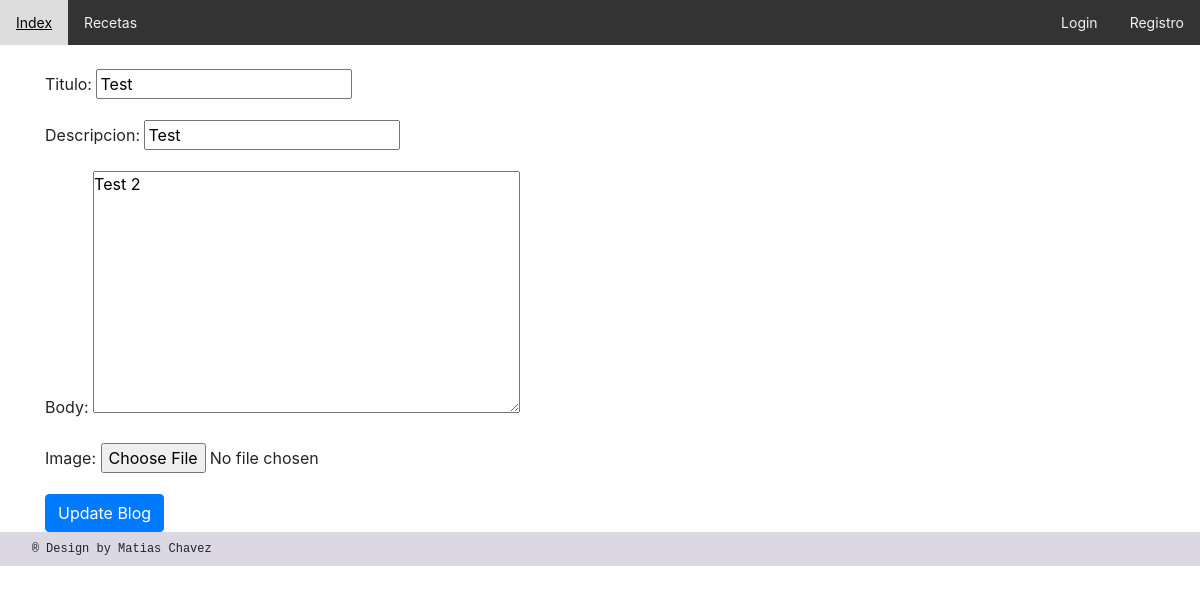
The page /AppGlobal/edit_blog_post/test/ on the database its author committed.
### AppGlobal/models.py (models this page shows, shortened)
class Blog(models.Model):
   titulo = models.CharField(max_length=60, unique=True)
   slug = AutoSlugField(populate_from='titulo',editable=True, always_update=True)
   descripcion = models.CharField(max_length=120, unique=True)
   body = models.TextField()
   publish_date = models.DateTimeField(auto_now_add=True)
   image = models.ImageField(upload_to='imagenes', null = True, blank = True)
   author= models.ForeignKey(User, on_delete=models.CASCADE, default = '0')

### AppGlobal/views.py (the view)
# urls.py: path("edit_blog_post/<str:slug>/", UpdatePostView.as_view(), name="edit_blog_post"),
class UpdatePostView(UpdateView):
    model = Blog
    template_name = 'edit_blog_post.html'
    fields = ['titulo', 'descripcion', 'body', 'image']
    success_url = "/AppGlobal/blogs"

### AppGlobal/templates/edit_blog_post.html (shortened to what this page needs)
{% extends 'index.html' %}
{% block body %}
<form enctype="multipart/form-data" method="POST"> {% csrf_token %}
<div class="container mt-4">
{{ form.as_p }}
<button class="btn btn-primary">Update Blog</button>
</div>
</form>
{% endblock %}

### AppGlobal/static/css/myestilo.css (style rules this page uses)
body { font-family: monospace; }

### AppGlobal/static/css/style.css (style rules this page uses)
* { box-sizing:border-box }

### rows shown on the page
Blog: titulo "Test", descripcion "Test", body "Test 2"
